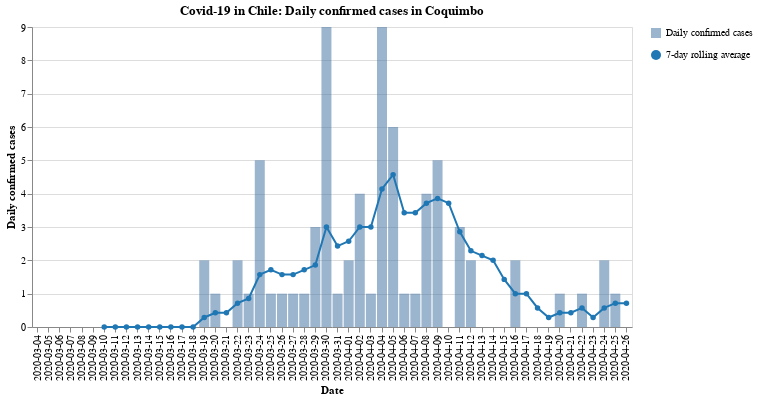

Notebook source saved alongside this figure:
### Code cell
#hide_input
bars, line = my_cases_plot(region)
(bars + line).properties(
    title=f'Covid-19 in Chile: Daily confirmed cases in {region}',
    width=600
)

### Figure 1 — Vega-Lite specification as saved in the notebook (floating-point values rounded to 4 significant figures)
{"config": {"view": {"continuousWidth": 400, "continuousHeight": 300}}, "layer": [{"mark": {"type": "bar", "opacity": 0.7}, "encoding": {"opacity": {"type": "nominal", "field": "Daily confirmed cases", "legend": {"title": ""}}, "tooltip": [{"type": "nominal", "field": "Date"}, {"type": "quantitative", "field": "Confirmed cases"}], "x": {"type": "nominal", "axis": {"title": "Date"}, "field": "Date"}, "y": {"type": "quantitative", "axis": {"title": "Daily confirmed cases"}, "field": "Confirmed cases"}}}, {"mark": {"type": "line", "color": "#1f77b4", "point": {"filled": true, "fill": "#1f77b4"}}, "encoding": {"shape": {"type": "nominal", "field": "7-day rolling average", "legend": {"title": ""}}, "x": {"type": "nominal", "axis": {"title": "Date"}, "field": "Date"}, "y": {"type": "quantitative", "field": "Rolling"}}}], "data": {"name": "data-677ba221eb734ba3b500c1603262a62c"}, "title": "Covid-19 in Chile: Daily confirmed cases in Coquimbo", "width": 600, "$schema": "https://vega.github.io/schema/vega-lite/v4.8.1.json", "datasets": {"data-677ba221eb734ba3b500c1603262a62c": [{"Date": "2020-03-04", "Confirmed cases": 0, "Rolling": null, "Daily confirmed cases": "Daily confirmed cases", "7-day rolling average": "7-day rolling average"}, {"Date": "2020-03-05", "Confirmed cases": 0, "Rolling": null, "Daily confirmed cases": "Daily confirmed cases", "7-day rolling average": "7-day rolling average"}, {"Date": "2020-03-06", "Confirmed cases": 0, "Rolling": null, "Daily confirmed cases": "Daily confirmed cases", "7-day rolling average": "7-day rolling average"}, {"Date": "2020-03-07", "Confirmed cases": 0, "Rolling": null, "Daily confirmed cases": "Daily confirmed cases", "7-day rolling average": "7-day rolling average"}, {"Date": "2020-03-08", "Confirmed cases": 0, "Rolling": null, "Daily confirmed cases": "Daily confirmed cases", "7-day rolling average": "7-day rolling average"}, {"Date": "2020-03-09", "Confirmed cases": 0, "Rolling": null, "Daily confirmed cases": "Daily confirmed cases", "7-day rolling average": "7-day rolling average"}, {"Date": "2020-03-10", "Confirmed cases": 0, "Rolling": 0.0, "Daily confirmed cases": "Daily confirmed cases", "7-day rolling average": "7-day rolling average"}, {"Date": "2020-03-11", "Confirmed cases": 0, "Rolling": 0.0, "Daily confirmed cases": "Daily confirmed cases", "7-day rolling average": "7-day rolling average"}, {"Date": "2020-03-12", "Confirmed cases": 0, "Rolling": 0.0, "Daily confirmed cases": "Daily confirmed cases", "7-day rolling average": "7-day rolling average"}, {"Date": "2020-03-13", "Confirmed cases": 0, "Rolling": 0.0, "Daily confirmed cases": "Daily confirmed cases", "7-day rolling average": "7-day rolling average"}, {"Date": "2020-03-14", "Confirmed cases": 0, "Rolling": 0.0, "Daily confirmed cases": "Daily confirmed cases", "7-day rolling average": "7-day rolling average"}, {"Date": "2020-03-15", "Confirmed cases": 0, "Rolling": 0.0, "Daily confirmed cases": "Daily confirmed cases", "7-day rolling average": "7-day rolling average"}, {"Date": "2020-03-16", "Confirmed cases": 0, "Rolling": 0.0, "Daily confirmed cases": "Daily confirmed cases", "7-day rolling average": "7-day rolling average"}, {"Date": "2020-03-17", "Confirmed cases": 0, "Rolling": 0.0, "Daily confirmed cases": "Daily confirmed cases", "7-day rolling average": "7-day rolling average"}, {"Date": "2020-03-18", "Confirmed cases": 0, "Rolling": 0.0, "Daily confirmed cases": "Daily confirmed cases", "7-day rolling average": "7-day rolling average"}, {"Date": "2020-03-19", "Confirmed cases": 2, "Rolling": 0.2857, "Daily confirmed cases": "Daily confirmed cases", "7-day rolling average": "7-day rolling average"}, {"Date": "2020-03-20", "Confirmed cases": 1, "Rolling": 0.4286, "Daily confirmed cases": "Daily confirmed cases", "7-day rolling average": "7-day rolling average"}, {"Date": "2020-03-21", "Confirmed cases": 0, "Rolling": 0.4286, "Daily confirmed cases": "Daily confirmed cases", "7-day rolling average": "7-day rolling average"}, {"Date": "2020-03-22", "Confirmed cases": 2, "Rolling": 0.7143, "Daily confirmed cases": "Daily confirmed cases", "7-day rolling average": "7-day rolling average"}, {"Date": "2020-03-23", "Confirmed cases": 1, "Rolling": 0.8571, "Daily confirmed cases": "Daily confirmed cases", "7-day rolling average": "7-day rolling average"}, {"Date": "2020-03-24", "Confirmed cases": 5, "Rolling": 1.571, "Daily confirmed cases": "Daily confirmed cases", "7-day rolling average": "7-day rolling average"}, {"Date": "2020-03-25", "Confirmed cases": 1, "Rolling": 1.714, "Daily confirmed cases": "Daily confirmed cases", "7-day rolling average": "7-day rolling average"}, {"Date": "2020-03-26", "Confirmed cases": 1, "Rolling": 1.571, "Daily confirmed cases": "Daily confirmed cases", "7-day rolling average": "7-day rolling average"}, {"Date": "2020-03-27", "Confirmed cases": 1, "Rolling": 1.571, "Daily confirmed cases": "Daily confirmed cases", "7-day rolling average": "7-day rolling average"}, {"Date": "2020-03-28", "Confirmed cases": 1, "Rolling": 1.714, "Daily confirmed cases": "Daily confirmed cases", "7-day rolling average": "7-day rolling average"}, {"Date": "2020-03-29", "Confirmed cases": 3, "Rolling": 1.857, "Daily confirmed cases": "Daily confirmed cases", "7-day rolling average": "7-day rolling average"}, {"Date": "2020-03-30", "Confirmed cases": 9, "Rolling": 3.0, "Daily confirmed cases": "Daily confirmed cases", "7-day rolling average": "7-day rolling average"}, {"Date": "2020-03-31", "Confirmed cases": 1, "Rolling": 2.429, "Daily confirmed cases": "Daily confirmed cases", "7-day rolling average": "7-day rolling average"}, {"Date": "2020-04-01", "Confirmed cases": 2, "Rolling": 2.571, "Daily confirmed cases": "Daily confirmed cases", "7-day rolling average": "7-day rolling average"}, {"Date": "2020-04-02", "Confirmed cases": 4, "Rolling": 3.0, "Daily confirmed cases": "Daily confirmed cases", "7-day rolling average": "7-day rolling average"}, {"Date": "2020-04-03", "Confirmed cases": 1, "Rolling": 3.0, "Daily confirmed cases": "Daily confirmed cases", "7-day rolling average": "7-day rolling average"}, {"Date": "2020-04-04", "Confirmed cases": 9, "Rolling": 4.143, "Daily confirmed cases": "Daily confirmed cases", "7-day rolling average": "7-day rolling average"}, {"Date": "2020-04-05", "Confirmed cases": 6, "Rolling": 4.571, "Daily confirmed cases": "Daily confirmed cases", "7-day rolling average": "7-day rolling average"}, {"Date": "2020-04-06", "Confirmed cases": 1, "Rolling": 3.429, "Daily confirmed cases": "Daily confirmed cases", "7-day rolling average": "7-day rolling average"}, {"Date": "2020-04-07", "Confirmed cases": 1, "Rolling": 3.429, "Daily confirmed cases": "Daily confirmed cases", "7-day rolling average": "7-day rolling average"}, {"Date": "2020-04-08", "Confirmed cases": 4, "Rolling": 3.714, "Daily confirmed cases": "Daily confirmed cases", "7-day rolling average": "7-day rolling average"}, {"Date": "2020-04-09", "Confirmed cases": 5, "Rolling": 3.857, "Daily confirmed cases": "Daily confirmed cases", "7-day rolling average": "7-day rolling average"}, {"Date": "2020-04-10", "Confirmed cases": 0, "Rolling": 3.714, "Daily confirmed cases": "Daily confirmed cases", "7-day rolling average": "7-day rolling average"}, {"Date": "2020-04-11", "Confirmed cases": 3, "Rolling": 2.857, "Daily confirmed cases": "Daily confirmed cases", "7-day rolling average": "7-day rolling average"}, {"Date": "2020-04-12", "Confirmed cases": 2, "Rolling": 2.286, "Daily confirmed cases": "Daily confirmed cases", "7-day rolling average": "7-day rolling average"}, {"Date": "2020-04-13", "Confirmed cases": 0, "Rolling": 2.143, "Daily confirmed cases": "Daily confirmed cases", "7-day rolling average": "7-day rolling average"}, {"Date": "2020-04-14", "Confirmed cases": 0, "Rolling": 2.0, "Daily confirmed cases": "Daily confirmed cases", "7-day rolling average": "7-day rolling average"}, {"Date": "2020-04-15", "Confirmed cases": 0, "Rolling": 1.429, "Daily confirmed cases": "Daily confirmed cases", "7-day rolling average": "7-day rolling average"}, {"Date": "2020-04-16", "Confirmed cases": 2, "Rolling": 1.0, "Daily confirmed cases": "Daily confirmed cases", "7-day rolling average": "7-day rolling average"}, {"Date": "2020-04-17", "Confirmed cases": 0, "Rolling": 1.0, "Daily confirmed cases": "Daily confirmed cases", "7-day rolling average": "7-day rolling average"}, {"Date": "2020-04-18", "Confirmed cases": 0, "Rolling": 0.5714, "Daily confirmed cases": "Daily confirmed cases", "7-day rolling average": "7-day rolling average"}, {"Date": "2020-04-19", "Confirmed cases": 0, "Rolling": 0.2857, "Daily confirmed cases": "Daily confirmed cases", "7-day rolling average": "7-day rolling average"}, {"Date": "2020-04-20", "Confirmed cases": 1, "Rolling": 0.4286, "Daily confirmed cases": "Daily confirmed cases", "7-day rolling average": "7-day rolling average"}, {"Date": "2020-04-21", "Confirmed cases": 0, "Rolling": 0.4286, "Daily confirmed cases": "Daily confirmed cases", "7-day rolling average": "7-day rolling average"}, {"Date": "2020-04-22", "Confirmed cases": 1, "Rolling": 0.5714, "Daily confirmed cases": "Daily confirmed cases", "7-day rolling average": "7-day rolling average"}, {"Date": "2020-04-23", "Confirmed cases": 0, "Rolling": 0.2857, "Daily confirmed cases": "Daily confirmed cases", "7-day rolling average": "7-day rolling average"}, {"Date": "2020-04-24", "Confirmed cases": 2, "Rolling": 0.5714, "Daily confirmed cases": "Daily confirmed cases", "7-day rolling average": "7-day rolling average"}, {"Date": "2020-04-25", "Confirmed cases": 1, "Rolling": 0.7143, "Daily confirmed cases": "Daily confirmed cases", "7-day rolling average": "7-day rolling average"}, {"Date": "2020-04-26", "Confirmed cases": 0, "Rolling": 0.7143, "Daily confirmed cases": "Daily confirmed cases", "7-day rolling average": "7-day rolling average"}]}}
